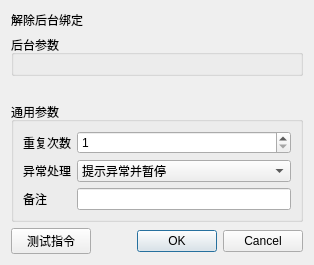
<?xml version="1.0" encoding="UTF-8"?><ui version="4.0"><class>InstructionEditor</class><widget class="QDialog" name="InstructionEditor"><layout class="QVBoxLayout" name="rootLayout"><item><widget class="QLabel" name="titleLabel"><property name="text"><string>解除后台绑定</string></property></widget></item><item><widget class="QGroupBox" name="parameterGroupBox"><property name="title"><string>后台参数</string></property><layout class="QFormLayout" name="parameterFormLayout"></layout></widget></item><item><spacer name="verticalSpacer"><property name="orientation"><enum>Qt::Vertical</enum></property><property name="sizeHint" stdset="0"><size><width>20</width><height>20</height></size></property></spacer></item>
<item><widget class="QGroupBox" name="commonGroupBox"><property name="title"><string>通用参数</string></property><layout class="QFormLayout" name="commonFormLayout">
<item row="0" column="0"><widget class="QLabel" name="repeatLabel"><property name="text"><string>重复次数</string></property></widget></item><item row="0" column="1"><widget class="QSpinBox" name="repeatSpinBox"><property name="minimum"><number>1</number></property><property name="maximum"><number>999999</number></property><property name="value"><number>1</number></property></widget></item>
<item row="1" column="0"><widget class="QLabel" name="errorPolicyLabel"><property name="text"><string>异常处理</string></property></widget></item><item row="1" column="1"><widget class="QComboBox" name="errorPolicyComboBox"><item><property name="text"><string>自动跳过</string></property></item><item><property name="text"><string>提示异常并暂停</string></property></item><item><property name="text"><string>提示异常并停止</string></property></item><property name="currentIndex"><number>1</number></property></widget></item>
<item row="2" column="0"><widget class="QLabel" name="noteLabel"><property name="text"><string>备注</string></property></widget></item><item row="2" column="1"><widget class="QLineEdit" name="noteEdit"/></item>
</layout></widget></item>
<item><layout class="QHBoxLayout" name="footerLayout"><item><widget class="QPushButton" name="testButton"><property name="text"><string>测试指令</string></property></widget></item><item><spacer name="footerSpacer"><property name="orientation"><enum>Qt::Horizontal</enum></property><property name="sizeHint" stdset="0"><size><width>40</width><height>20</height></size></property></spacer></item><item><widget class="QDialogButtonBox" name="buttonBox"><property name="standardButtons"><set>QDialogButtonBox::Cancel|QDialogButtonBox::Ok</set></property></widget></item></layout></item>
</layout></widget><resources/><connections/></ui>
